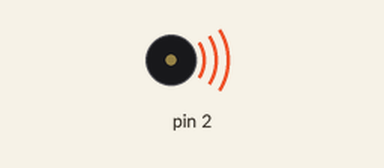
Simulated run of this sketch. Board: Arduino Uno, built with avr-gcc and run on an emulated ATmega328P. Shown: buzzer (waves = sounding).

Above: at 3.2 s.
At 7.7 s:
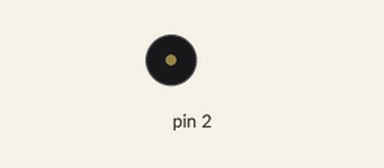
Timing chart, 0 to 13.2 s (numbered marks = the images above):
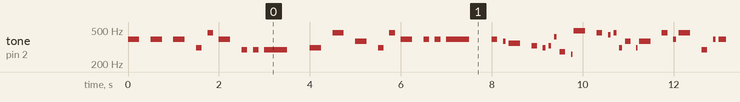

Measured:
- by itself, tone on pin 2: plays 391 Hz for 0.25 s, 391 Hz for 0.25 s, 391 Hz for 0.25 s, 311 Hz for 0.13 s, 466 Hz for 0.13 s, 391 Hz for 0.25 s … (399 notes in this stretch)

The sketch:

Practica_5_II.ino
```cpp
/*
Fundacion kinal
Centro Educativo Tecnico Laboral Kinal
Quinto Perito
Quinto Electronica
Codigo Tecnico: EB5AV
Curso: TALLER ELECTRONICA DIGITAL Y REPARACION DE COMPUTADORAS I
Proyecto: Cancion Star Wars con buzzer
Dev: Pether Anderson David Reyes Guzman
Fecha: 07 de mayo
*/
#define c 261.626
#define reb 277.183
#define re 293.665
#define mi  329.628
#define mib 311.127
#define fa 349.228
#define sol 391.995
#define solb 369.994
#define la 440
#define lab 415.305
#define si 493.883
#define sib 466.164
int redonda=1000, blanca=500, negra=250, corchea=125, semicorchea=62;
int fusa=31, semifusa=15;
void setup()
{
  pinMode(2, OUTPUT);
}

void notas(int nota, int duracion){
  tone(2,nota,duracion);
  delay(duracion);
  noTone(2);
  delay(duracion);
}
void loop()
{
  notas(sol ,negra);
  notas(sol ,negra);
  notas(sol ,negra);
  notas(mib ,corchea);
  notas(sib ,corchea);
  notas(sol ,negra);
  notas(re ,corchea);
  notas(re ,corchea);
  notas(re ,blanca);
  notas(mib ,negra);
  notas(sib ,negra);
  notas(solb ,negra);
  notas(mib ,corchea);
  notas(sib ,corchea);
  notas(sol ,negra);
  notas(sol ,corchea);
  notas(sol ,corchea);
  notas(sol ,blanca);
  notas(sol ,corchea);
  notas(solb ,semicorchea);
  notas(fa ,negra);
  notas(mi ,corchea);
  notas(mib ,semicorchea);
  notas(mi ,semicorchea);
  notas(lab ,semicorchea);
  notas(reb ,corchea);
  notas(c ,fusa);
  notas(si ,negra);
  notas(sib ,corchea);
  notas(la ,semicorchea);
  notas(sib ,semicorchea);
  notas(mib ,semicorchea);
  notas(solb ,corchea);
  notas(mib ,fusa);
  notas(solb ,negra);
  notas(sib ,corchea);
  notas(sol ,semicorchea);
  notas(sib ,negra);
  notas(re ,corchea);
  notas(sol ,semicorchea);
  notas(sol ,blanca);
  notas(sol ,negra);
  notas(sol ,corchea);
  notas(solb ,semicorchea);
  notas(fa ,negra);
  notas(mi ,corchea);
  notas(mib ,semicorchea);
  notas(mi ,semicorchea);
  notas(lab ,semicorchea);
  notas(reb ,corchea);
  notas(c ,fusa);
  notas(si ,negra);
  notas(sib ,corchea);
  notas(la ,semicorchea);
  notas(sib ,semicorchea);
  notas(mib ,corchea);
  notas(solb ,fusa);
  notas(mib ,negra);
  notas(sib ,corchea);
  notas(sol ,negra);
  notas(mib ,corchea);
  notas(sib ,semicorchea);
  notas(sol ,blanca);
}
```
